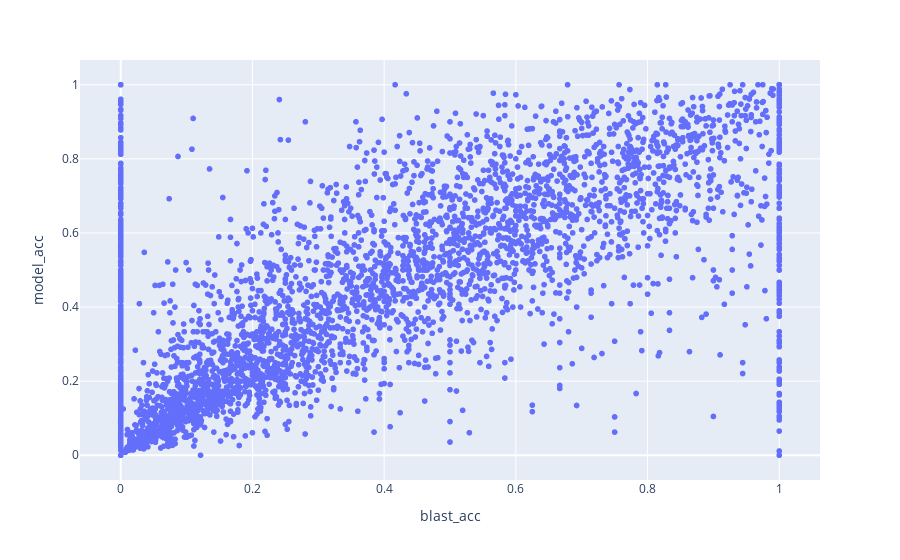

This figure's notebook cell:
### Code cell
import plotly.express as px
fig = px.scatter(df, x="blast_acc", y="model_acc",  hover_data=[df.index])
fig.show()

### Figure 1 — Plotly figure (JSON) as saved in the notebook; plotly's stock layout.template omitted (floating-point values rounded to 4 significant figures; data arrays with more than 128 entries replaced by an {"elided": "..."} marker saying what was removed)
{"data": [{"customdata": {"elided": "3874x1 str values"}, "hovertemplate": "blast_acc=%{x}<br>model_acc=%{y}<br>index=%{customdata[0]}<extra></extra>", "legendgroup": "", "marker": {"color": "#636efa", "symbol": "circle"}, "mode": "markers", "name": "", "showlegend": false, "type": "scattergl", "x": {"elided": "3874 float values"}, "xaxis": "x", "y": {"elided": "3874 float values"}, "yaxis": "y"}], "layout": {"legend": {"tracegroupgap": 0}, "margin": {"t": 60}, "xaxis": {"anchor": "y", "domain": [0, 1], "title": {"text": "blast_acc"}}, "yaxis": {"anchor": "x", "domain": [0, 1], "title": {"text": "model_acc"}}}}
